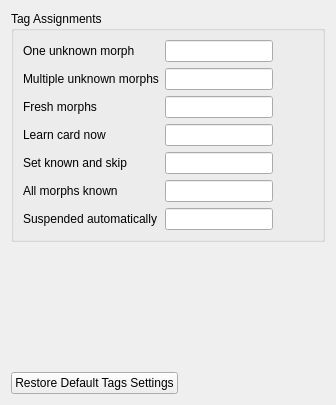
       <widget class="QWidget" name="tags_tab">
        <property name="sizePolicy">
         <sizepolicy hsizetype="Preferred" vsizetype="Preferred">
          <horstretch>0</horstretch>
          <verstretch>0</verstretch>
         </sizepolicy>
        </property>
        <attribute name="title">
         <string>Tags</string>
        </attribute>
        <layout class="QVBoxLayout" name="verticalLayout_12">
         <item>
          <widget class="QGroupBox" name="groupBox_6">
           <property name="title">
            <string>Tag Assignments</string>
           </property>
           <layout class="QVBoxLayout" name="verticalLayout_10">
            <item>
             <layout class="QHBoxLayout" name="horizontalLayout_4">
              <item>
               <layout class="QVBoxLayout" name="verticalLayout_8">
                <item>
                 <widget class="QLabel" name="label_2">
                  <property name="text">
                   <string>One unknown morph</string>
                  </property>
                 </widget>
                </item>
                <item>
                 <widget class="QLabel" name="label_3">
                  <property name="text">
                   <string>Multiple unknown morphs</string>
                  </property>
                 </widget>
                </item>
                <item>
                 <widget class="QLabel" name="label_46">
                  <property name="text">
                   <string>Fresh morphs</string>
                  </property>
                 </widget>
                </item>
                <item>
                 <widget class="QLabel" name="label_6">
                  <property name="text">
                   <string>Learn card now</string>
                  </property>
                 </widget>
                </item>
                <item>
                 <widget class="QLabel" name="label_5">
                  <property name="text">
                   <string>Set known and skip</string>
                  </property>
                 </widget>
                </item>
                <item>
                 <widget class="QLabel" name="label_4">
                  <property name="text">
                   <string>All morphs known</string>
                  </property>
                 </widget>
                </item>
                <item>
                 <widget class="QLabel" name="label_7">
                  <property name="text">
                   <string>Suspended automatically</string>
                  </property>
                 </widget>
                </item>
               </layout>
              </item>
              <item>
               <layout class="QVBoxLayout" name="verticalLayout_7">
                <item>
                 <widget class="QLineEdit" name="tagReadyLineEdit"/>
                </item>
                <item>
                 <widget class="QLineEdit" name="tagNotReadyLineEdit"/>
                </item>
                <item>
                 <widget class="QLineEdit" name="tagfreshLineEdit"/>
                </item>
                <item>
                 <widget class="QLineEdit" name="tagLearnCardNowLineEdit"/>
                </item>
                <item>
                 <widget class="QLineEdit" name="tagKnownManuallyLineEdit"/>
                </item>
                <item>
                 <widget class="QLineEdit" name="tagKnownAutomaticallyLineEdit"/>
                </item>
                <item>
                 <widget class="QLineEdit" name="tagSuspendedAutomaticallyLineEdit"/>
                </item>
               </layout>
              </item>
              <item>
               <spacer name="horizontalSpacer_4">
                <property name="orientation">
                 <enum>Qt::Horizontal</enum>
                </property>
                <property name="sizeHint" stdset="0">
                 <size>
                  <width>40</width>
                  <height>20</height>
                 </size>
                </property>
               </spacer>
              </item>
             </layout>
            </item>
           </layout>
          </widget>
         </item>
         <item>
          <spacer name="verticalSpacer">
           <property name="orientation">
            <enum>Qt::Vertical</enum>
           </property>
           <property name="sizeHint" stdset="0">
            <size>
             <width>20</width>
             <height>114</height>
            </size>
           </property>
          </spacer>
         </item>
         <item>
          <layout class="QHBoxLayout" name="horizontalLayout_7">
           <property name="topMargin">
            <number>10</number>
           </property>
           <item>
            <widget class="QPushButton" name="restoreTagsPushButton">
             <property name="text">
              <string>Restore Default Tags Settings</string>
             </property>
            </widget>
           </item>
           <item>
            <spacer name="horizontalSpacer_5">
             <property name="orientation">
              <enum>Qt::Horizontal</enum>
             </property>
             <property name="sizeHint" stdset="0">
              <size>
               <width>40</width>
               <height>20</height>
              </size>
             </property>
            </spacer>
           </item>
          </layout>
         </item>
        </layout>
       </widget>
